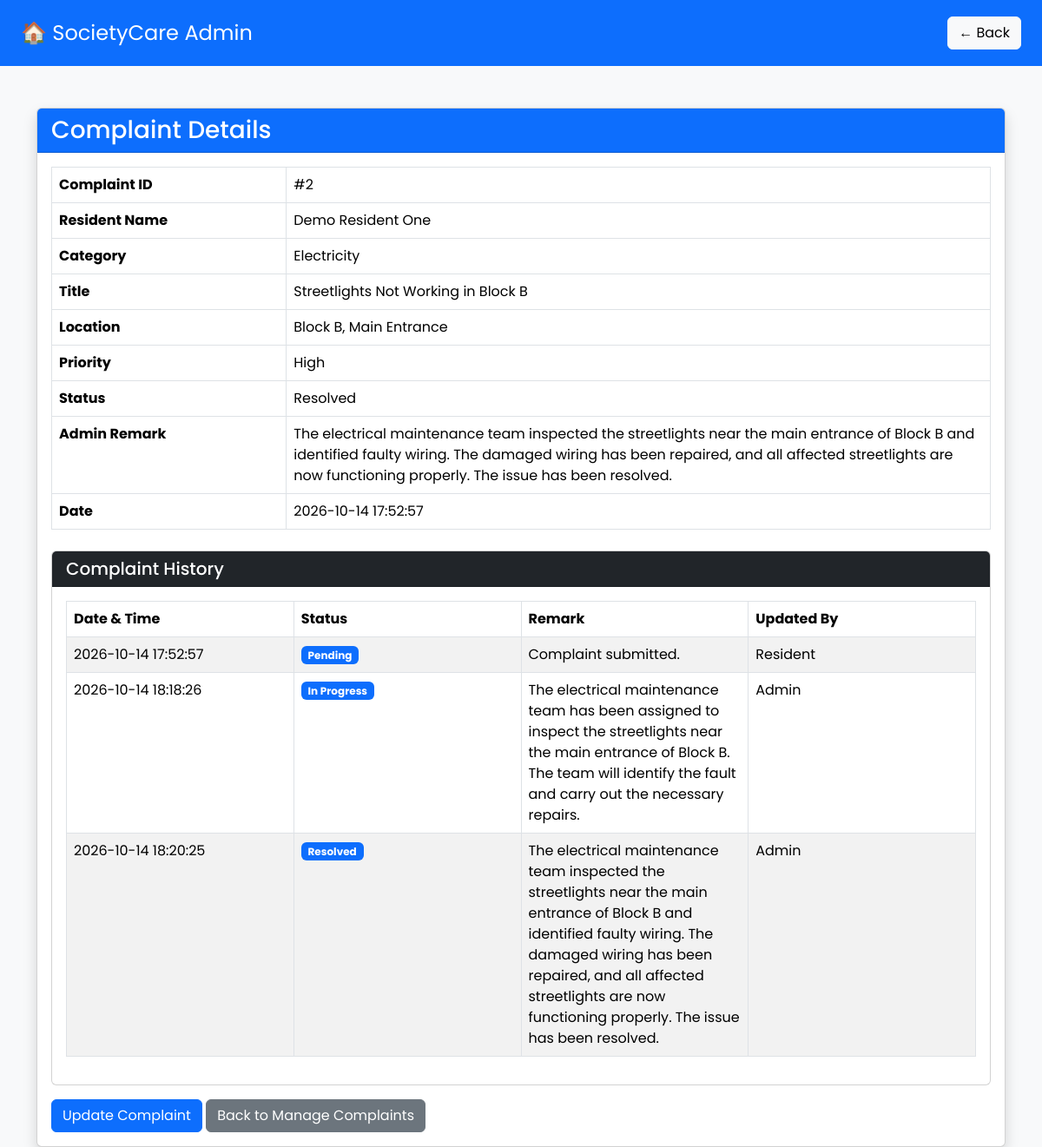
The page /admin/view-complaint.php?id=2 (signed in) on the database its author committed.
### tables this page shows
CREATE TABLE `complaints` (
  `complaint_id` int(11) NOT NULL,
  `resident_id` int(11) NOT NULL,
  `category_id` int(11) NOT NULL,
  `title` varchar(150) NOT NULL,
  `description` text NOT NULL,
  `location` varchar(100) DEFAULT NULL,
  `issue_started` varchar(50) DEFAULT NULL,
  `priority` enum('Low','Medium','High') DEFAULT 'Medium',
  `photo` varchar(255) DEFAULT NULL,
  `status` enum('Pending','Assigned','In Progress','Resolved','Closed') DEFAULT 'Pending',
  `created_at` timestamp NOT NULL DEFAULT current_timestamp(),
  `admin_remark` text DEFAULT NULL
);

CREATE TABLE `residents` (
  `resident_id` int(11) NOT NULL,
  `full_name` varchar(100) NOT NULL,
  `email` varchar(100) NOT NULL,
  `mobile` varchar(15) NOT NULL,
  `password` varchar(255) NOT NULL,
  `house_number` varchar(50) NOT NULL,
  `block` varchar(50) DEFAULT NULL,
  `registration_date` timestamp NOT NULL DEFAULT current_timestamp(),
  `status` enum('Active','Inactive') DEFAULT 'Active'
);

CREATE TABLE `categories` (
  `category_id` int(11) NOT NULL,
  `category_name` varchar(100) NOT NULL
);

CREATE TABLE `complaint_history` (
  `history_id` int(11) NOT NULL,
  `complaint_id` int(11) NOT NULL,
  `status` varchar(50) NOT NULL,
  `remark` text DEFAULT NULL,
  `updated_by` varchar(50) NOT NULL,
  `updated_at` timestamp NOT NULL DEFAULT current_timestamp()
);

### admin/view-complaint.php (the view, shortened to what this page needs)
<?php
function sc_escape($value) {
    return htmlspecialchars((string) $value, ENT_QUOTES, 'UTF-8');
}
$id_input = $_GET['id'] ?? null;
$complaint_id = is_string($id_input)
    ? filter_var($id_input, FILTER_VALIDATE_INT, ['options' => ['min_range' => 1]])
    : false;
$back_page = (isset($_GET['from']) && $_GET['from'] === 'feedback')
    ? 'manage-feedback.php'
    : 'manage-complaints.php';
try {
    $query = 'SELECT complaints.*, residents.full_name AS resident_name,
                     categories.category_name
              FROM complaints
              JOIN residents ON complaints.resident_id = residents.resident_id
              JOIN categories ON complaints.category_id = categories.category_id
              WHERE complaints.complaint_id = ?';
    $stmt = mysqli_prepare($conn, $query);
    mysqli_stmt_bind_param($stmt, 'i', $complaint_id);
    mysqli_stmt_execute($stmt);
    $result = mysqli_stmt_get_result($stmt);
    $row = mysqli_fetch_assoc($result);
    $history_query = 'SELECT * FROM complaint_history
                      WHERE complaint_id = ?
                      ORDER BY updated_at ASC';
    $history_stmt = mysqli_prepare($conn, $history_query);
    mysqli_stmt_bind_param($history_stmt, 'i', $complaint_id);
    mysqli_stmt_execute($history_stmt);
    $history_result = mysqli_stmt_get_result($history_stmt);
    $history_rows = mysqli_fetch_all($history_result, MYSQLI_ASSOC);
} catch (mysqli_sql_exception $e) {
    error_log('SocietyCare view complaint database error: ' . $e->getMessage());
    http_response_code(500);
    exit('Unable to load complaint details. Please try again later.');
}
?>
<!DOCTYPE html>
<html lang="en">
<head>
<link href="https://cdn.jsdelivr.net/npm/bootstrap@5.3.3/dist/css/bootstrap.min.css" rel="stylesheet">
<link rel="stylesheet" href="../assets/css/style.css">
</head>
<body class="bg-light">
<nav class="navbar navbar-dark bg-primary px-4">
<span class="navbar-brand fs-4">
🏠 SocietyCare Admin
</span>
<div>
<a href="<?php echo sc_escape($back_page); ?>" class="btn btn-light">
← Back
</a>
</div>
</nav>
<div class="container mt-5">
<div class="card shadow">
<div class="card-header bg-primary text-white">
<h3 class="mb-0">Complaint Details</h3>
</div>
<div class="card-body">
<table class="table table-bordered">
<tr>
    <th width="25%">Complaint ID</th>
    <td>#<?php echo (int) $row['complaint_id']; ?></td>
</tr>
<tr>
    <th>Resident Name</th>
    <td><?php echo sc_escape($row['resident_name']); ?></td>
</tr>
<tr>
    <th>Category</th>
    <td><?php echo sc_escape($row['category_name']); ?></td>
</tr>
<tr>
    <th>Title</th>
    <td><?php echo sc_escape($row['title']); ?></td>
</tr>
<tr>
    <th>Location</th>
    <td><?php echo sc_escape($row['location']); ?></td>
</tr>
<tr>
    <th>Priority</th>
    <td><?php echo sc_escape($row['priority']); ?></td>
</tr>
<tr>
    <th>Status</th>
    <td><?php echo sc_escape($row['status']); ?></td>
</tr>
<tr>
    <th>Admin Remark</th>
    <td>
        <?php
        if ($row['admin_remark'] !== null && $row['admin_remark'] !== '') {
            echo sc_escape($row['admin_remark']);
        } else {
            echo 'No remark yet';
        }
        ?>
    </td>
</tr>
<tr>
    <th>Date</th>
    <td><?php echo sc_escape($row['created_at']); ?></td>
</tr>
</table>
<div class="card mt-4">
    <div class="card-header bg-dark text-white">
        <h5 class="mb-0">Complaint History</h5>
    </div>
    <div class="card-body">
      <div class="table-responsive">
        <table class="table table-bordered table-striped">
            <thead>
                <tr>
                    <th>Date &amp; Time</th>
                    <th>Status</th>
                    <th>Remark</th>
                    <th>Updated By</th>
                </tr>
            </thead>
            <tbody>
            <?php foreach ($history_rows as $history) { ?>
                <tr>
                    <td><?php echo sc_escape($history['updated_at']); ?></td>
                    <td>
                        <span class="badge bg-primary">
                            <?php echo sc_escape($history['status']); ?>
                        </span>
                    </td>
                    <td>
                        <?php echo sc_escape($history['remark']); ?>
                    </td>
                    <td>
                        <?php echo sc_escape($history['updated_by']); ?>
                    </td>
                </tr>
            <?php } ?>
            </tbody>
        </table>
       </div>
    </div>
</div>
<div class="mt-3">
    <a href="update-complaint.php?id=<?php echo (int) $row['complaint_id']; ?>" class="btn btn-primary">
        Update Complaint
    </a>
    <a href="<?php echo sc_escape($back_page); ?>" class="btn btn-secondary">
        <?php echo $back_page === 'manage-feedback.php' ? 'Back to Manage Feedback' : 'Back to Manage Complaints'; ?>
    </a>
</div>
</div>
</div>
</div>
</body>
</html>

### assets/css/style.css (style rules this page uses)
* { margin:0; padding:0; box-sizing:border-box; font-family:'Poppins',sans-serif; }
body { background:#f5f7fb; color:#333; }
.navbar { background:rgba(0,0,0,0.25); backdrop-filter:blur(10px); padding:15px 0; }
.table-responsive table { table-layout: fixed !important; width: 100% !important; }
.table-responsive th, .table-responsive td { white-space: normal !important; overflow-wrap: anywhere !important; word-break: break-word !important; }

### rows shown on the page
complaints: complaint_id "2", resident.full_name "Demo Resident One", category.category_name "Electricity", title "Streetlights Not Working in Block B", location "Block B, Main Entrance", priority "High", status "Resolved", admin_remark "The electrical maintenance team inspected the streetlights near the main entrance of Block B and identified faulty wiring. The damaged wiring has been repaired, and all affected streetlights are now functioning properly. The issue has been resolved.", created_at "2026-10-14 17:52:57"
complaint_history: updated_at "2026-10-14 17:52:57", status "Pending", remark "Complaint submitted.", updated_by "Resident"
complaint_history: updated_at "2026-10-14 18:18:26", status "In Progress", remark "The electrical maintenance team has been assigned to inspect the streetlights near the main entrance of Block B. The team will identify the fault and carry out the necessary repairs.", updated_by "Admin"
complaint_history: updated_at "2026-10-14 18:20:25", status "Resolved", remark "The electrical maintenance team inspected the streetlights near the main entrance of Block B and identified faulty wiring. The damaged wiring has been repaired, and all affected streetlights are now functioning properly. The issue has been resolved.", updated_by "Admin"
